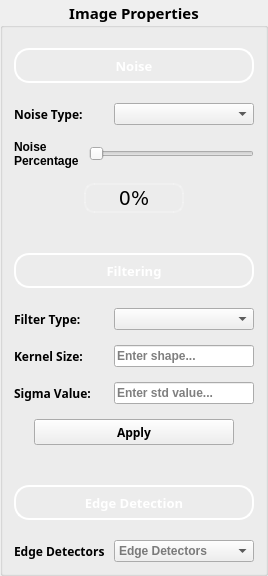
           <widget class="QGroupBox" name="groupBox">
            <property name="maximumSize">
             <size>
              <width>280</width>
              <height>16777215</height>
             </size>
            </property>
            <property name="font">
             <font>
              <family>Yu Gothic UI Semibold</family>
              <pointsize>11</pointsize>
              <weight>75</weight>
              <italic>false</italic>
              <bold>true</bold>
              <underline>false</underline>
             </font>
            </property>
            <property name="title">
             <string>Image Properties</string>
            </property>
            <property name="alignment">
             <set>Qt::AlignCenter</set>
            </property>
            <layout class="QGridLayout" name="gridLayout_18">
             <property name="topMargin">
              <number>20</number>
             </property>
             <property name="verticalSpacing">
              <number>40</number>
             </property>
             <item row="0" column="0">
              <layout class="QGridLayout" name="gridLayout_106">
               <property name="verticalSpacing">
                <number>20</number>
               </property>
               <item row="0" column="0">
                <widget class="QLabel" name="label_53">
                 <property name="sizePolicy">
                  <sizepolicy hsizetype="Preferred" vsizetype="Fixed">
                   <horstretch>0</horstretch>
                   <verstretch>0</verstretch>
                  </sizepolicy>
                 </property>
                 <property name="minimumSize">
                  <size>
                   <width>0</width>
                   <height>35</height>
                  </size>
                 </property>
                 <property name="maximumSize">
                  <size>
                   <width>16777215</width>
                   <height>35</height>
                  </size>
                 </property>
                 <property name="font">
                  <font>
                   <family>Yu Gothic UI Semibold</family>
                   <pointsize>10</pointsize>
                   <weight>75</weight>
                   <bold>true</bold>
                  </font>
                 </property>
                 <property name="styleSheet">
                  <string notr="true">background-color: rgba(255, 255, 255, 0);
color: white;
border: 2px solid white;
border-radius: 15px;</string>
                 </property>
                 <property name="text">
                  <string>Noise</string>
                 </property>
                 <property name="alignment">
                  <set>Qt::AlignCenter</set>
                 </property>
                </widget>
               </item>
               <item row="1" column="0">
                <layout class="QGridLayout" name="gridLayout_107">
                 <property name="verticalSpacing">
                  <number>15</number>
                 </property>
                 <item row="0" column="0">
                  <layout class="QGridLayout" name="gridLayout_125">
                   <item row="0" column="0">
                    <widget class="QLabel" name="label_54">
                     <property name="font">
                      <font>
                       <family>Yu Gothic UI Semibold</family>
                       <pointsize>9</pointsize>
                      </font>
                     </property>
                     <property name="text">
                      <string>Noise Type: </string>
                     </property>
                    </widget>
                   </item>
                   <item row="0" column="1">
                    <widget class="QComboBox" name="comboBox_noise_type">
                     <property name="sizePolicy">
                      <sizepolicy hsizetype="Fixed" vsizetype="Fixed">
                       <horstretch>0</horstretch>
                       <verstretch>0</verstretch>
                      </sizepolicy>
                     </property>
                     <property name="minimumSize">
                      <size>
                       <width>140</width>
                       <height>0</height>
                      </size>
                     </property>
                     <property name="maximumSize">
                      <size>
                       <width>140</width>
                       <height>16777215</height>
                      </size>
                     </property>
                     <property name="font">
                      <font>
                       <family>Yu Gothic UI</family>
                       <pointsize>9</pointsize>
                      </font>
                     </property>
                     <property name="cursor">
                      <cursorShape>PointingHandCursor</cursorShape>
                     </property>
                     <property name="toolTip">
                      <string>Choose noise type</string>
                     </property>
                     <property name="currentIndex">
                      <number>-1</number>
                     </property>
                     <item>
                      <property name="text">
                       <string>Uniform</string>
                      </property>
                     </item>
                     <item>
                      <property name="text">
                       <string>Gaussian</string>
                      </property>
                     </item>
                     <item>
                      <property name="text">
                       <string>Salt &amp; pepper</string>
                      </property>
                     </item>
                    </widget>
                   </item>
                  </layout>
                 </item>
                 <item row="1" column="0">
                  <layout class="QGridLayout" name="gridLayout_113">
                   <property name="horizontalSpacing">
                    <number>10</number>
                   </property>
                   <item row="0" column="0">
                    <widget class="QLabel" name="label_L_noise_3">
                     <property name="font">
                      <font>
                       <family>Yu Gothic UI</family>
                       <pointsize>9</pointsize>
                       <weight>75</weight>
                       <bold>true</bold>
                      </font>
                     </property>
                     <property name="text">
                      <string>Noise
Percentage</string>
                     </property>
                    </widget>
                   </item>
                   <item row="0" column="1">
                    <widget class="QSlider" name="horizontalSlider_noise">
                     <property name="cursor">
                      <cursorShape>PointingHandCursor</cursorShape>
                     </property>
                     <property name="maximum">
                      <number>100</number>
                     </property>
                     <property name="orientation">
                      <enum>Qt::Horizontal</enum>
                     </property>
                    </widget>
                   </item>
                  </layout>
                 </item>
                 <item row="2" column="0">
                  <layout class="QGridLayout" name="gridLayout_122">
                   <item row="0" column="0">
                    <spacer name="horizontalSpacer_19">
                     <property name="orientation">
                      <enum>Qt::Horizontal</enum>
                     </property>
                     <property name="sizeType">
                      <enum>QSizePolicy::Preferred</enum>
                     </property>
                     <property name="sizeHint" stdset="0">
                      <size>
                       <width>40</width>
                       <height>20</height>
                      </size>
                     </property>
                    </spacer>
                   </item>
                   <item row="0" column="1">
                    <widget class="QLabel" name="noise_slider_label">
                     <property name="sizePolicy">
                      <sizepolicy hsizetype="Preferred" vsizetype="Fixed">
                       <horstretch>0</horstretch>
                       <verstretch>0</verstretch>
                      </sizepolicy>
                     </property>
                     <property name="minimumSize">
                      <size>
                       <width>100</width>
                       <height>30</height>
                      </size>
                     </property>
                     <property name="maximumSize">
                      <size>
                       <width>100</width>
                       <height>16777215</height>
                      </size>
                     </property>
                     <property name="font">
                      <font>
                       <family>Verdana</family>
                       <pointsize>14</pointsize>
                       <weight>50</weight>
                       <italic>false</italic>
                       <bold>false</bold>
                       <underline>false</underline>
                       <kerning>true</kerning>
                      </font>
                     </property>
                     <property name="styleSheet">
                      <string notr="true">border: 2px solid rgba(255, 255, 255, 50);
border-radius: 10px;</string>
                     </property>
                     <property name="text">
                      <string>0%</string>
                     </property>
                     <property name="alignment">
                      <set>Qt::AlignCenter</set>
                     </property>
                    </widget>
                   </item>
                   <item row="0" column="2">
                    <spacer name="horizontalSpacer_20">
                     <property name="orientation">
                      <enum>Qt::Horizontal</enum>
                     </property>
                     <property name="sizeType">
                      <enum>QSizePolicy::Preferred</enum>
                     </property>
                     <property name="sizeHint" stdset="0">
                      <size>
                       <width>40</width>
                       <height>20</height>
                      </size>
                     </property>
                    </spacer>
                   </item>
                  </layout>
                 </item>
                </layout>
               </item>
              </layout>
             </item>
             <item row="1" column="0">
              <layout class="QGridLayout" name="gridLayout_6" rowstretch="0,0">
               <property name="verticalSpacing">
                <number>20</number>
               </property>
               <item row="0" column="0">
                <widget class="QLabel" name="label_8">
                 <property name="sizePolicy">
                  <sizepolicy hsizetype="Preferred" vsizetype="Fixed">
                   <horstretch>0</horstretch>
                   <verstretch>0</verstretch>
                  </sizepolicy>
                 </property>
                 <property name="minimumSize">
                  <size>
                   <width>0</width>
                   <height>35</height>
                  </size>
                 </property>
                 <property name="maximumSize">
                  <size>
                   <width>16777215</width>
                   <height>35</height>
                  </size>
                 </property>
                 <property name="font">
                  <font>
                   <family>Yu Gothic UI Semibold</family>
                   <pointsize>10</pointsize>
                   <weight>75</weight>
                   <bold>true</bold>
                  </font>
                 </property>
                 <property name="styleSheet">
                  <string notr="true">background-color: rgba(255, 255, 255, 0);
color: white;
border: 2px solid white;
border-radius: 15px;</string>
                 </property>
                 <property name="text">
                  <string>Filtering</string>
                 </property>
                 <property name="alignment">
                  <set>Qt::AlignCenter</set>
                 </property>
                </widget>
               </item>
               <item row="1" column="0">
                <layout class="QGridLayout" name="gridLayout">
                 <property name="verticalSpacing">
                  <number>15</number>
                 </property>
                 <item row="2" column="0">
                  <layout class="QGridLayout" name="gridLayout_4">
                   <property name="verticalSpacing">
                    <number>10</number>
                   </property>
                   <item row="0" column="0">
                    <widget class="QLabel" name="label_6">
                     <property name="font">
                      <font>
                       <family>Yu Gothic UI Semibold</family>
                       <pointsize>9</pointsize>
                      </font>
                     </property>
                     <property name="text">
                      <string>Sigma Value:</string>
                     </property>
                    </widget>
                   </item>
                   <item row="0" column="1">
                    <widget class="QLineEdit" name="lineEdit_sigma_value">
                     <property name="sizePolicy">
                      <sizepolicy hsizetype="Fixed" vsizetype="Fixed">
                       <horstretch>0</horstretch>
                       <verstretch>0</verstretch>
                      </sizepolicy>
                     </property>
                     <property name="minimumSize">
                      <size>
                       <width>140</width>
                       <height>0</height>
                      </size>
                     </property>
                     <property name="maximumSize">
                      <size>
                       <width>140</width>
                       <height>16777215</height>
                      </size>
                     </property>
                     <property name="font">
                      <font>
                       <family>Yu Gothic UI</family>
                       <pointsize>9</pointsize>
                      </font>
                     </property>
                     <property name="cursor">
                      <cursorShape>PointingHandCursor</cursorShape>
                     </property>
                     <property name="toolTip">
                      <string>Enter the sigma value</string>
                     </property>
                     <property name="cursorPosition">
                      <number>0</number>
                     </property>
                     <property name="alignment">
                      <set>Qt::AlignLeading|Qt::AlignLeft|Qt::AlignVCenter</set>
                     </property>
                     <property name="placeholderText">
                      <string>Enter std value...</string>
                     </property>
                     <property name="clearButtonEnabled">
                      <bool>false</bool>
                     </property>
                    </widget>
                   </item>
                  </layout>
                 </item>
                 <item row="1" column="0">
                  <layout class="QGridLayout" name="gridLayout_3">
                   <property name="verticalSpacing">
                    <number>10</number>
                   </property>
                   <item row="0" column="0">
                    <widget class="QLabel" name="label_2">
                     <property name="font">
                      <font>
                       <family>Yu Gothic UI Semibold</family>
                       <pointsize>9</pointsize>
                      </font>
                     </property>
                     <property name="text">
                      <string>Kernel Size:</string>
                     </property>
                    </widget>
                   </item>
                   <item row="0" column="1">
                    <widget class="QLineEdit" name="lineEdit_kernel_size">
                     <property name="sizePolicy">
                      <sizepolicy hsizetype="Fixed" vsizetype="Fixed">
                       <horstretch>0</horstretch>
                       <verstretch>0</verstretch>
                      </sizepolicy>
                     </property>
                     <property name="minimumSize">
                      <size>
                       <width>140</width>
                       <height>0</height>
                      </size>
                     </property>
                     <property name="maximumSize">
                      <size>
                       <width>140</width>
                       <height>16777215</height>
                      </size>
                     </property>
                     <property name="font">
                      <font>
                       <family>Yu Gothic UI</family>
                       <pointsize>9</pointsize>
                      </font>
                     </property>
                     <property name="cursor">
                      <cursorShape>PointingHandCursor</cursorShape>
                     </property>
                     <property name="toolTip">
                      <string>Enter the kernel size</string>
                     </property>
                     <property name="cursorPosition">
                      <number>0</number>
                     </property>
                     <property name="alignment">
                      <set>Qt::AlignLeading|Qt::AlignLeft|Qt::AlignVCenter</set>
                     </property>
                     <property name="placeholderText">
                      <string>Enter shape...</string>
                     </property>
                     <property name="clearButtonEnabled">
                      <bool>false</bool>
                     </property>
                    </widget>
                   </item>
                  </layout>
                 </item>
                 <item row="0" column="0">
                  <layout class="QGridLayout" name="gridLayout_2">
                   <property name="verticalSpacing">
                    <number>7</number>
                   </property>
                   <item row="0" column="0">
                    <widget class="QLabel" name="label_4">
                     <property name="font">
                      <font>
                       <family>Yu Gothic UI Semibold</family>
                       <pointsize>9</pointsize>
                      </font>
                     </property>
                     <property name="text">
                      <string>Filter Type:</string>
                     </property>
                    </widget>
                   </item>
                   <item row="0" column="1">
                    <widget class="QComboBox" name="comboBox_filter_type">
                     <property name="sizePolicy">
                      <sizepolicy hsizetype="Fixed" vsizetype="Fixed">
                       <horstretch>0</horstretch>
                       <verstretch>0</verstretch>
                      </sizepolicy>
                     </property>
                     <property name="minimumSize">
                      <size>
                       <width>140</width>
                       <height>0</height>
                      </size>
                     </property>
                     <property name="maximumSize">
                      <size>
                       <width>150</width>
                       <height>16777215</height>
                      </size>
                     </property>
                     <property name="font">
                      <font>
                       <family>Yu Gothic UI</family>
                       <pointsize>9</pointsize>
                      </font>
                     </property>
                     <property name="cursor">
                      <cursorShape>PointingHandCursor</cursorShape>
                     </property>
                     <property name="toolTip">
                      <string>Choose filter type</string>
                     </property>
                     <property name="currentIndex">
                      <number>-1</number>
                     </property>
                     <item>
                      <property name="text">
                       <string>Average</string>
                      </property>
                     </item>
                     <item>
                      <property name="text">
                       <string>Gaussian</string>
                      </property>
                     </item>
                     <item>
                      <property name="text">
                       <string>Median</string>
                      </property>
                     </item>
                     <item>
                      <property name="text">
                       <string>LPF</string>
                      </property>
                     </item>
                     <item>
                      <property name="text">
                       <string>HPF</string>
                      </property>
                     </item>
                     <item>
                      <property name="text">
                       <string>None</string>
                      </property>
                     </item>
                    </widget>
                   </item>
                  </layout>
                 </item>
                 <item row="3" column="0">
                  <layout class="QGridLayout" name="gridLayout_19">
                   <item row="0" column="0">
                    <spacer name="horizontalSpacer_9">
                     <property name="orientation">
                      <enum>Qt::Horizontal</enum>
                     </property>
                     <property name="sizeType">
                      <enum>QSizePolicy::Fixed</enum>
                     </property>
                     <property name="sizeHint" stdset="0">
                      <size>
                       <width>20</width>
                       <height>20</height>
                      </size>
                     </property>
                    </spacer>
                   </item>
                   <item row="0" column="1">
                    <widget class="QPushButton" name="apply_filter_btn">
                     <property name="minimumSize">
                      <size>
                       <width>200</width>
                       <height>26</height>
                      </size>
                     </property>
                     <property name="font">
                      <font>
                       <family>Yu Gothic UI Semibold</family>
                       <pointsize>9</pointsize>
                      </font>
                     </property>
                     <property name="cursor">
                      <cursorShape>PointingHandCursor</cursorShape>
                     </property>
                     <property name="text">
                      <string>Apply</string>
                     </property>
                    </widget>
                   </item>
                   <item row="0" column="2">
                    <spacer name="horizontalSpacer_10">
                     <property name="orientation">
                      <enum>Qt::Horizontal</enum>
                     </property>
                     <property name="sizeType">
                      <enum>QSizePolicy::Fixed</enum>
                     </property>
                     <property name="sizeHint" stdset="0">
                      <size>
                       <width>20</width>
                       <height>20</height>
                      </size>
                     </property>
                    </spacer>
                   </item>
                  </layout>
                 </item>
                </layout>
               </item>
              </layout>
             </item>
             <item row="2" column="0">
              <layout class="QGridLayout" name="gridLayout_5" rowstretch="0,0">
               <property name="verticalSpacing">
                <number>20</number>
               </property>
               <item row="0" column="0">
                <widget class="QLabel" name="label_7">
                 <property name="sizePolicy">
                  <sizepolicy hsizetype="Preferred" vsizetype="Fixed">
                   <horstretch>0</horstretch>
                   <verstretch>0</verstretch>
                  </sizepolicy>
                 </property>
                 <property name="minimumSize">
                  <size>
                   <width>0</width>
                   <height>35</height>
                  </size>
                 </property>
                 <property name="maximumSize">
                  <size>
                   <width>16777215</width>
                   <height>35</height>
                  </size>
                 </property>
                 <property name="font">
                  <font>
                   <family>Yu Gothic UI Semibold</family>
                   <pointsize>10</pointsize>
                   <weight>75</weight>
                   <bold>true</bold>
                  </font>
                 </property>
                 <property name="styleSheet">
                  <string notr="true">background-color: rgba(255, 255, 255, 0);
color: white;
border: 2px solid white;
border-radius: 15px;</string>
                 </property>
                 <property name="text">
                  <string>Edge Detection</string>
                 </property>
                 <property name="alignment">
                  <set>Qt::AlignCenter</set>
                 </property>
                </widget>
               </item>
               <item row="1" column="0">
                <layout class="QGridLayout" name="gridLayout_7">
                 <property name="verticalSpacing">
                  <number>7</number>
                 </property>
                 <item row="0" column="0">
                  <widget class="QLabel" name="label_3">
                   <property name="font">
                    <font>
                     <family>Yu Gothic UI Semibold</family>
                     <pointsize>9</pointsize>
                    </font>
                   </property>
                   <property name="text">
                    <string>Edge Detectors</string>
                   </property>
                  </widget>
                 </item>
                 <item row="0" column="1">
                  <widget class="QComboBox" name="comboBox_edge_detectors">
                   <property name="sizePolicy">
                    <sizepolicy hsizetype="Fixed" vsizetype="Fixed">
                     <horstretch>0</horstretch>
                     <verstretch>0</verstretch>
                    </sizepolicy>
                   </property>
                   <property name="minimumSize">
                    <size>
                     <width>140</width>
                     <height>0</height>
                    </size>
                   </property>
                   <property name="maximumSize">
                    <size>
                     <width>140</width>
                     <height>16777215</height>
                    </size>
                   </property>
                   <property name="font">
                    <font>
                     <family>Yu Gothic UI</family>
                     <pointsize>9</pointsize>
                    </font>
                   </property>
                   <property name="cursor">
                    <cursorShape>PointingHandCursor</cursorShape>
                   </property>
                   <property name="acceptDrops">
                    <bool>false</bool>
                   </property>
                   <property name="toolTip">
                    <string>Choose edge detector</string>
                   </property>
                   <property name="autoFillBackground">
                    <bool>false</bool>
                   </property>
                   <property name="styleSheet">
                    <string notr="true">color: black;</string>
                   </property>
                   <property name="currentText">
                    <string/>
                   </property>
                   <property name="currentIndex">
                    <number>-1</number>
                   </property>
                   <property name="frame">
                    <bool>true</bool>
                   </property>
                   <property name="modelColumn">
                    <number>0</number>
                   </property>
                   <property name="placeholderText" stdset="0">
                    <string>Edge Detectors</string>
                   </property>
                   <item>
                    <property name="text">
                     <string>Canny</string>
                    </property>
                   </item>
                   <item>
                    <property name="text">
                     <string>Prewitt</string>
                    </property>
                   </item>
                   <item>
                    <property name="text">
                     <string>Roberts</string>
                    </property>
                   </item>
                   <item>
                    <property name="text">
                     <string>Sobel</string>
                    </property>
                   </item>
                  </widget>
                 </item>
                </layout>
               </item>
              </layout>
             </item>
            </layout>
           </widget>
